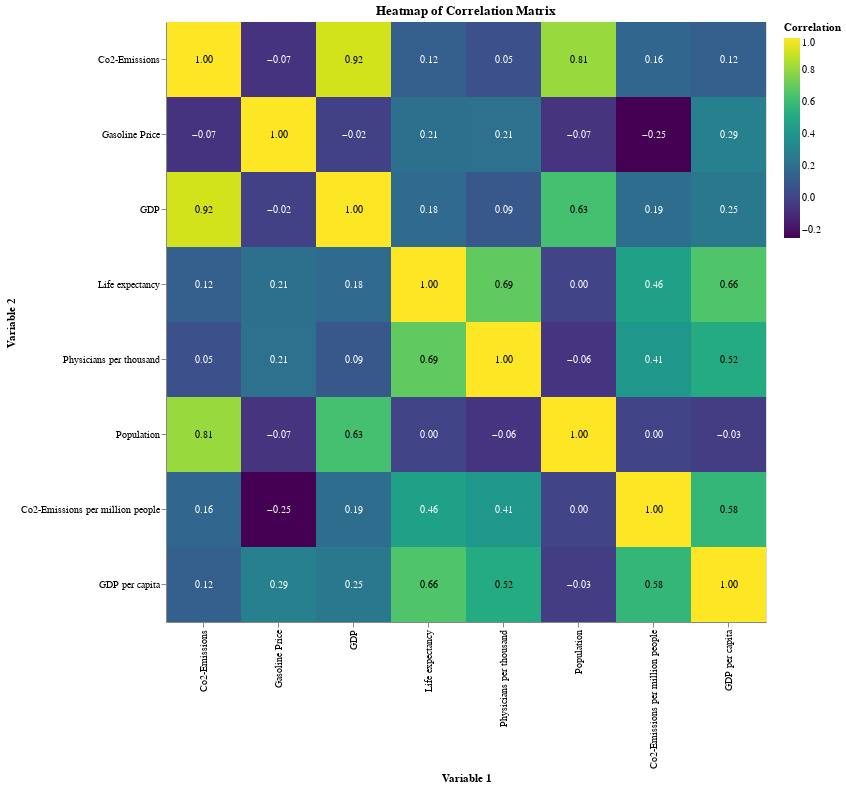

Source (notebook cell):
### Code cell
# same with altair
import altair as alt
import pandas as pd

# Calculate the correlation matrix
corr_data = data.drop(columns=['Country', 'Abbreviation', 'Region'])  # Drop non-numeric columns
corr_matrix = corr_data.corr()

# Transform the correlation matrix into a long-form dataframe for Altair
corr_matrix_long = corr_matrix.reset_index().melt(id_vars='index', var_name='Variable 2', value_name='Correlation')
corr_matrix_long.rename(columns={'index': 'Variable 1'}, inplace=True)

# Create Heatmap Chart
heatmap = alt.Chart(corr_matrix_long).mark_rect().encode(
    x=alt.X('Variable 1:N', sort=None, title='Variable 1'),
    y=alt.Y('Variable 2:N', sort=None, title='Variable 2'),
    color=alt.Color('Correlation:Q', scale=alt.Scale(scheme='viridis'), title='Correlation'),
    tooltip=['Variable 1:N', 'Variable 2:N', 'Correlation:Q']
).properties(
    width=600,
    height=600,
    title='Heatmap of Correlation Matrix'
)

# Add text annotations
text = alt.Chart(corr_matrix_long).mark_text(size=10).encode(
    x=alt.X('Variable 1:N', sort=None),
    y=alt.Y('Variable 2:N', sort=None),
    text=alt.Text('Correlation:Q', format=".2f"),
    color=alt.condition(
        alt.datum.Correlation > 0.5, 
        alt.value('black'),  # Text color for strong positive correlations
        alt.value('white')  # Text color for weak or negative correlations
    )
)

# Combine heatmap and text
heatmap + text

### Figure 1 — Vega-Lite specification as saved in the notebook (floating-point values rounded to 4 significant figures)
{"config": {"view": {"continuousWidth": 300, "continuousHeight": 300}}, "layer": [{"mark": {"type": "rect"}, "encoding": {"color": {"field": "Correlation", "scale": {"scheme": "viridis"}, "title": "Correlation", "type": "quantitative"}, "tooltip": [{"field": "Variable 1", "type": "nominal"}, {"field": "Variable 2", "type": "nominal"}, {"field": "Correlation", "type": "quantitative"}], "x": {"field": "Variable 1", "sort": null, "title": "Variable 1", "type": "nominal"}, "y": {"field": "Variable 2", "sort": null, "title": "Variable 2", "type": "nominal"}}, "title": "Heatmap of Correlation Matrix"}, {"mark": {"type": "text", "size": 10}, "encoding": {"color": {"condition": {"test": "(datum.Correlation > 0.5)", "value": "black"}, "value": "white"}, "text": {"field": "Correlation", "format": ".2f", "type": "quantitative"}, "x": {"field": "Variable 1", "sort": null, "type": "nominal"}, "y": {"field": "Variable 2", "sort": null, "type": "nominal"}}}], "data": {"name": "data-9da65a665ac8362aff45a5c1d74d22e4"}, "height": 600, "width": 600, "$schema": "https://vega.github.io/schema/vega-lite/v5.20.1.json", "datasets": {"data-9da65a665ac8362aff45a5c1d74d22e4": [{"Variable 1": "Co2-Emissions", "Variable 2": "Co2-Emissions", "Correlation": 1.0}, {"Variable 1": "Gasoline Price", "Variable 2": "Co2-Emissions", "Correlation": -0.06837}, {"Variable 1": "GDP", "Variable 2": "Co2-Emissions", "Correlation": 0.9165}, {"Variable 1": "Life expectancy", "Variable 2": "Co2-Emissions", "Correlation": 0.119}, {"Variable 1": "Physicians per thousand", "Variable 2": "Co2-Emissions", "Correlation": 0.05196}, {"Variable 1": "Population", "Variable 2": "Co2-Emissions", "Correlation": 0.8088}, {"Variable 1": "Co2-Emissions per million people", "Variable 2": "Co2-Emissions", "Correlation": 0.1623}, {"Variable 1": "GDP per capita", "Variable 2": "Co2-Emissions", "Correlation": 0.1225}, {"Variable 1": "Co2-Emissions", "Variable 2": "Gasoline Price", "Correlation": -0.06837}, {"Variable 1": "Gasoline Price", "Variable 2": "Gasoline Price", "Correlation": 1.0}, {"Variable 1": "GDP", "Variable 2": "Gasoline Price", "Correlation": -0.01566}, {"Variable 1": "Life expectancy", "Variable 2": "Gasoline Price", "Correlation": 0.2075}, {"Variable 1": "Physicians per thousand", "Variable 2": "Gasoline Price", "Correlation": 0.2141}, {"Variable 1": "Population", "Variable 2": "Gasoline Price", "Correlation": -0.0672}, {"Variable 1": "Co2-Emissions per million people", "Variable 2": "Gasoline Price", "Correlation": -0.2513}, {"Variable 1": "GDP per capita", "Variable 2": "Gasoline Price", "Correlation": 0.2874}, {"Variable 1": "Co2-Emissions", "Variable 2": "GDP", "Correlation": 0.9165}, {"Variable 1": "Gasoline Price", "Variable 2": "GDP", "Correlation": -0.01566}, {"Variable 1": "GDP", "Variable 2": "GDP", "Correlation": 1.0}, {"Variable 1": "Life expectancy", "Variable 2": "GDP", "Correlation": 0.1786}, {"Variable 1": "Physicians per thousand", "Variable 2": "GDP", "Correlation": 0.09203}, {"Variable 1": "Population", "Variable 2": "GDP", "Correlation": 0.6294}, {"Variable 1": "Co2-Emissions per million people", "Variable 2": "GDP", "Correlation": 0.1933}, {"Variable 1": "GDP per capita", "Variable 2": "GDP", "Correlation": 0.2506}, {"Variable 1": "Co2-Emissions", "Variable 2": "Life expectancy", "Correlation": 0.119}, {"Variable 1": "Gasoline Price", "Variable 2": "Life expectancy", "Correlation": 0.2075}, {"Variable 1": "GDP", "Variable 2": "Life expectancy", "Correlation": 0.1786}, {"Variable 1": "Life expectancy", "Variable 2": "Life expectancy", "Correlation": 1.0}, {"Variable 1": "Physicians per thousand", "Variable 2": "Life expectancy", "Correlation": 0.6945}, {"Variable 1": "Population", "Variable 2": "Life expectancy", "Correlation": 4.236e-05}, {"Variable 1": "Co2-Emissions per million people", "Variable 2": "Life expectancy", "Correlation": 0.4634}, {"Variable 1": "GDP per capita", "Variable 2": "Life expectancy", "Correlation": 0.6561}, {"Variable 1": "Co2-Emissions", "Variable 2": "Physicians per thousand", "Correlation": 0.05196}, {"Variable 1": "Gasoline Price", "Variable 2": "Physicians per thousand", "Correlation": 0.2141}, {"Variable 1": "GDP", "Variable 2": "Physicians per thousand", "Correlation": 0.09203}, {"Variable 1": "Life expectancy", "Variable 2": "Physicians per thousand", "Correlation": 0.6945}, {"Variable 1": "Physicians per thousand", "Variable 2": "Physicians per thousand", "Correlation": 1.0}, {"Variable 1": "Population", "Variable 2": "Physicians per thousand", "Correlation": -0.06129}, {"Variable 1": "Co2-Emissions per million people", "Variable 2": "Physicians per thousand", "Correlation": 0.4122}, {"Variable 1": "GDP per capita", "Variable 2": "Physicians per thousand", "Correlation": 0.5151}, {"Variable 1": "Co2-Emissions", "Variable 2": "Population", "Correlation": 0.8088}, {"Variable 1": "Gasoline Price", "Variable 2": "Population", "Correlation": -0.0672}, {"Variable 1": "GDP", "Variable 2": "Population", "Correlation": 0.6294}, {"Variable 1": "Life expectancy", "Variable 2": "Population", "Correlation": 4.236e-05}, {"Variable 1": "Physicians per thousand", "Variable 2": "Population", "Correlation": -0.06129}, {"Variable 1": "Population", "Variable 2": "Population", "Correlation": 1.0}, {"Variable 1": "Co2-Emissions per million people", "Variable 2": "Population", "Correlation": -0.00057}, {"Variable 1": "GDP per capita", "Variable 2": "Population", "Correlation": -0.03222}, {"Variable 1": "Co2-Emissions", "Variable 2": "Co2-Emissions per million people", "Correlation": 0.1623}, {"Variable 1": "Gasoline Price", "Variable 2": "Co2-Emissions per million people", "Correlation": -0.2513}, {"Variable 1": "GDP", "Variable 2": "Co2-Emissions per million people", "Correlation": 0.1933}, {"Variable 1": "Life expectancy", "Variable 2": "Co2-Emissions per million people", "Correlation": 0.4634}, {"Variable 1": "Physicians per thousand", "Variable 2": "Co2-Emissions per million people", "Correlation": 0.4122}, {"Variable 1": "Population", "Variable 2": "Co2-Emissions per million people", "Correlation": -0.00057}, {"Variable 1": "Co2-Emissions per million people", "Variable 2": "Co2-Emissions per million people", "Correlation": 1.0}, {"Variable 1": "GDP per capita", "Variable 2": "Co2-Emissions per million people", "Correlation": 0.5798}, {"Variable 1": "Co2-Emissions", "Variable 2": "GDP per capita", "Correlation": 0.1225}, {"Variable 1": "Gasoline Price", "Variable 2": "GDP per capita", "Correlation": 0.2874}, {"Variable 1": "GDP", "Variable 2": "GDP per capita", "Correlation": 0.2506}, {"Variable 1": "Life expectancy", "Variable 2": "GDP per capita", "Correlation": 0.6561}, {"Variable 1": "Physicians per thousand", "Variable 2": "GDP per capita", "Correlation": 0.5151}, {"Variable 1": "Population", "Variable 2": "GDP per capita", "Correlation": -0.03222}, {"Variable 1": "Co2-Emissions per million people", "Variable 2": "GDP per capita", "Correlation": 0.5798}, {"Variable 1": "GDP per capita", "Variable 2": "GDP per capita", "Correlation": 1.0}]}}
